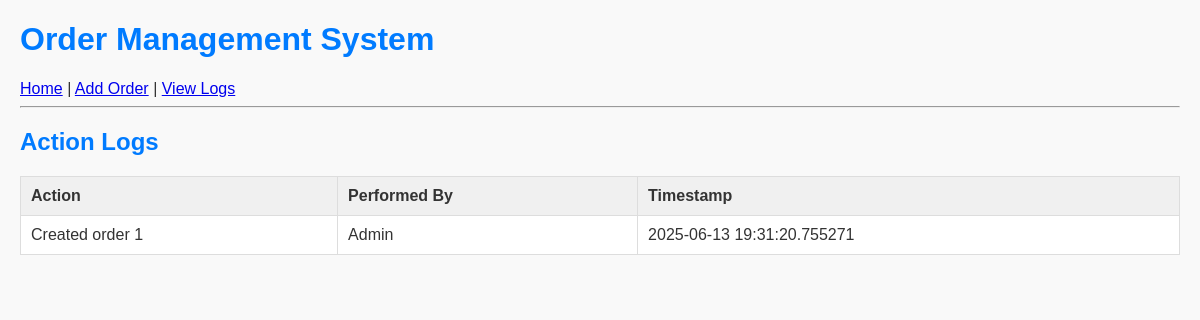
Page /logs on the earlier database version.
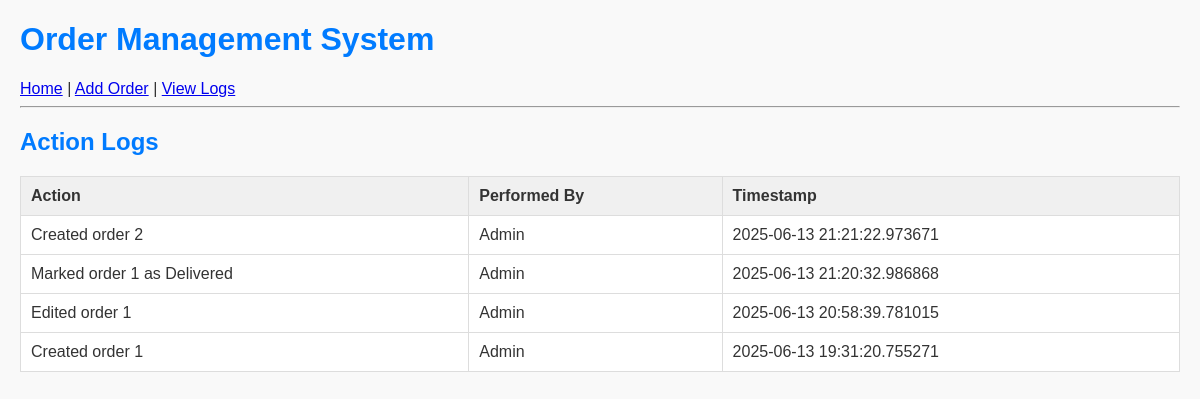
Same page on the later database version.
### tables this page shows
CREATE TABLE logs (
            id INTEGER PRIMARY KEY AUTOINCREMENT,
            action TEXT,
            performed_by TEXT,
            timestamp TEXT
        );

### app.py (the view)
@app.route('/logs')
def view_logs():
    conn = sqlite3.connect('orders.db')
    c = conn.cursor()
    c.execute("SELECT * FROM logs ORDER BY timestamp DESC")
    logs = c.fetchall()
    conn.close()
    return render_template('logs.html', logs=logs)

### templates/logs.html
{% extends 'base.html' %}
{% block content %}
<h2>Action Logs</h2>
<table border="1">
    <tr><th>Action</th><th>Performed By</th><th>Timestamp</th></tr>
    {% for log in logs %}
    <tr>
        <td>{{ log[1] }}</td>
        <td>{{ log[2] }}</td>
        <td>{{ log[3] }}</td>
    </tr>
    {% endfor %}
</table>
{% endblock %}

### templates/base.html (shortened to what this page needs)
<!doctype html>
<html>
<head>
    <link rel="stylesheet" type="text/css" href="{{ url_for('static', filename='styles.css') }}">
</head>
<body>
    <h1>Order Management System</h1>
    <nav>
        <a href="{{ url_for('index') }}">Home</a> |
        <a href="{{ url_for('add_order') }}">Add Order</a> |
        <a href="{{ url_for('view_logs') }}">View Logs</a>
    </nav>
    <hr>
    {% block content %}{% endblock %}
</body>
</html>

### static/styles.css (style rules this page uses)
body { font-family: Arial, sans-serif; background-color: #f9f9f9; color: #333; margin: 20px; }
h1, h2 { color: #007BFF; }
table { border-collapse: collapse; width: 100%; background-color: white; margin-bottom: 20px; }
table th, table td { border: 1px solid #ddd; padding: 10px; text-align: left; }
table th { background-color: #f0f0f0; }

Differences in the rows shown:
added logs: action "Created order 2", performed_by "Admin", timestamp "2025-06-13 21:21:22.973671"
added logs: action "Marked order 1 as Delivered", performed_by "Admin", timestamp "2025-06-13 21:20:32.986868"
added logs: action "Edited order 1", performed_by "Admin", timestamp "2025-06-13 20:58:39.781015"
